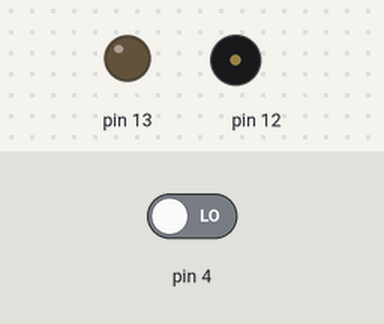
A sketch run on a simulated Arduino Uno, built with avr-gcc and run on an emulated ATmega328P. On the bench: output pins drawn as LEDs (lit = HIGH), buzzer (waves = sounding). Inputs (shaded band) come from the test bench; at power-on: pin 4 LOW. What the sketch prints to the serial monitor is not drawn.

Above: at 1.5 s.
At 19.5 s:
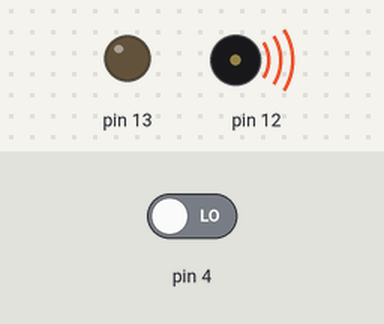
Timing chart, 0 to 20.8 s (numbered marks = the images above):
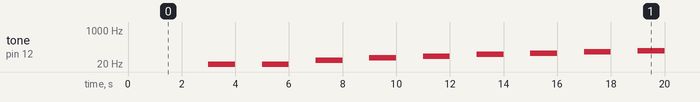

Measured:
- by itself, tone on pin 12: plays 10 Hz for 1.0 s, 20 Hz for 1.0 s, 30 Hz for 1.0 s, 40 Hz for 1.0 s, 50 Hz for 1.0 s, 60 Hz for 1.0 s … (64 notes in this stretch)

The sketch:

assignment1.ino
```cpp
void setup()
{
pinMode(4,INPUT);
  Serial.begin(9600);
pinMode(13, OUTPUT);
  pinMode(12, OUTPUT);
}

void loop()
{
int p = digitalRead(4);
  if (p==1)  {
  digitalWrite(13,HIGH);
    Serial.println("Motion Detected!!!");
  delay(1000);
  }
  else{
    digitalWrite(13, LOW);
     Serial.println("Motion not Detected!!!");
  delay(1000);
  }


for (int i=0; i<3000; i=i+10)
{
  tone(12,i);
  delay(1000);
  noTone(12);
  delay(1000);
}


}
```
